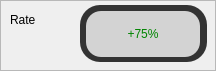
       <widget class="QFrame" name="frame_3">
        <property name="frameShape">
         <enum>QFrame::StyledPanel</enum>
        </property>
        <property name="frameShadow">
         <enum>QFrame::Raised</enum>
        </property>
        <widget class="QToolButton" name="toolButton_6">
         <property name="geometry">
          <rect>
           <x>80</x>
           <y>5</y>
           <width>127</width>
           <height>57</height>
          </rect>
         </property>
         <property name="styleSheet">
          <string notr="true">border-radius:20px;
background-color: rgb(51, 51, 51);</string>
         </property>
         <property name="text">
          <string/>
         </property>
        </widget>
        <widget class="QToolButton" name="win_rate_win_2">
         <property name="geometry">
          <rect>
           <x>86</x>
           <y>11</y>
           <width>114</width>
           <height>46</height>
          </rect>
         </property>
         <property name="styleSheet">
          <string notr="true">border-radius:15px;
background-color: rgb(211, 211, 211);
color: #008400;
font: 63 17pt &quot;Yu Gothic UI Semibold&quot;;</string>
         </property>
         <property name="text">
          <string>+75%</string>
         </property>
        </widget>
        <widget class="QLabel" name="label_10">
         <property name="geometry">
          <rect>
           <x>10</x>
           <y>10</y>
           <width>61</width>
           <height>20</height>
          </rect>
         </property>
         <property name="styleSheet">
          <string notr="true">color: rgb(0, 0, 0);
font: 63 italic 10pt &quot;Segoe UI Semibold&quot;;
font: 75 10pt &quot;Times New Roman&quot;;</string>
         </property>
         <property name="text">
          <string>Rate</string>
         </property>
        </widget>
       </widget>
